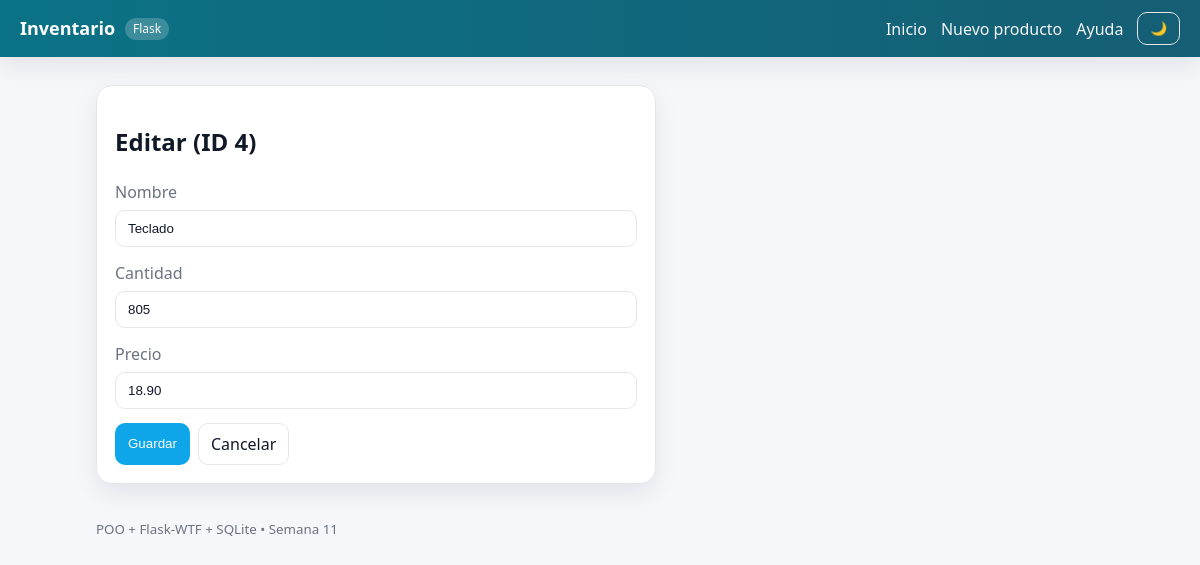
The page /editar/4/ on the database its author committed.
### tables this page shows
CREATE TABLE productos (
                id INTEGER PRIMARY KEY AUTOINCREMENT,
                nombre TEXT NOT NULL,
                cantidad INTEGER NOT NULL CHECK(cantidad >= 0),
                precio REAL NOT NULL CHECK(precio >= 0)
            );

### app.py (the view, shortened to what this page needs)
@app.route("/editar/<int:pid>/", methods=["GET","POST"])
def editar(pid: int):
    with get_conn() as conn:
        row = conn.execute("SELECT * FROM productos WHERE id=?", (pid,)).fetchone()
    if row is None:
        flash("Producto no encontrado.", "warning")
        return redirect(url_for("home"))
    form = ProductoForm()
    if request.method == "GET":
        form.nombre.data = row["nombre"]; form.cantidad.data = row["cantidad"]; form.precio.data = row["precio"]
    return render_template("product_form.html", form=form, titulo=f"Editar (ID {pid})")

### app.py
class ProductoForm(FlaskForm):
    nombre   = StringField("Nombre", validators=[DataRequired(), Length(min=2, max=50)])
    cantidad = IntegerField("Cantidad", validators=[DataRequired(), NumberRange(min=0)])
    precio   = DecimalField("Precio", places=2, validators=[DataRequired(), NumberRange(min=0)])
    enviar   = SubmitField("Guardar")

### app.py (called while the page is built)
def get_conn():
    conn = sqlite3.connect(DB_PATH)
    conn.row_factory = sqlite3.Row
    return conn

### templates/product_form.html (shortened to what this page needs)
{% extends "base.html" %}
{% block content %}
<section class="card card--form">
  <h2>{{ titulo or "Producto" }}</h2>
  <form method="post" class="form">
    <div class="field">
      <label>Nombre</label>
      {{ form.nombre(class_="input") }}
    </div>
    <div class="field">
      <label>Cantidad</label>
      {{ form.cantidad(class_="input") }}
    </div>
    <div class="field">
      <label>Precio</label>
      {{ form.precio(class_="input") }}
    </div>
    <div class="actions">
      {{ form.enviar(class_="btn btn-primary") }}
      <a class="btn btn-ghost" href="{{ url_for('home') }}">Cancelar</a>
    </div>
  </form>
</section>
{% endblock %}

### static/styles.css (style rules this page uses)
:root { --bg: #0b0e14; --surface: #111827; --text: #e5e7eb; --muted: #9ca3af; --primary: #22c55e; --primary-contrast: #0a0f0a; --danger: #ef4444; --border: #1f2937; --shadow: 0 10px 24px rgba(0,0,0,.25); }
html[data-theme="light"] { --bg:#f6f7fb; --surface:#ffffff; --text:#111827; --muted:#6b7280; --primary:#0ea5e9; --primary-contrast:#06202b; --danger:#e11d48; --border:#e5e7eb; --shadow: 0 10px 24px rgba(2,6,23,.08); }
* { box-sizing:border-box }
body { margin:0; font: 16px/1.5 system-ui, -apple-system, Segoe UI, Roboto, Arial, sans-serif; background:var(--bg); color:var(--text); }
.card { background:var(--surface); border:1px solid var(--border); border-radius:16px; padding:18px 18px; box-shadow:var(--shadow); margin-bottom:18px; }
.card--form { max-width:560px; }
.input { width:100%; padding:10px 12px; border-radius:10px; background:transparent; color:var(--text); border:1px solid var(--border); outline:none; }
.btn { display:inline-flex; align-items:center; justify-content:center; padding:8px 12px; border-radius:10px; border:1px solid var(--border); color:var(--text); background:transparent; cursor:pointer; text-decoration:none; transition: all .15s ease; }
.btn-primary { background:var(--primary); color:white; border-color:transparent }
.btn-ghost { background:transparent; color:var(--text) }
.actions { display:flex; gap:8px }
.form { display:grid; gap:14px }
.field label { display:block; margin-bottom:6px; color:var(--muted) }

### rows shown on the page
productos: nombre "Teclado", cantidad "805", precio "18.90"

### other values the page prints
{{ titulo or "Producto" }} "Editar (ID 4)"
